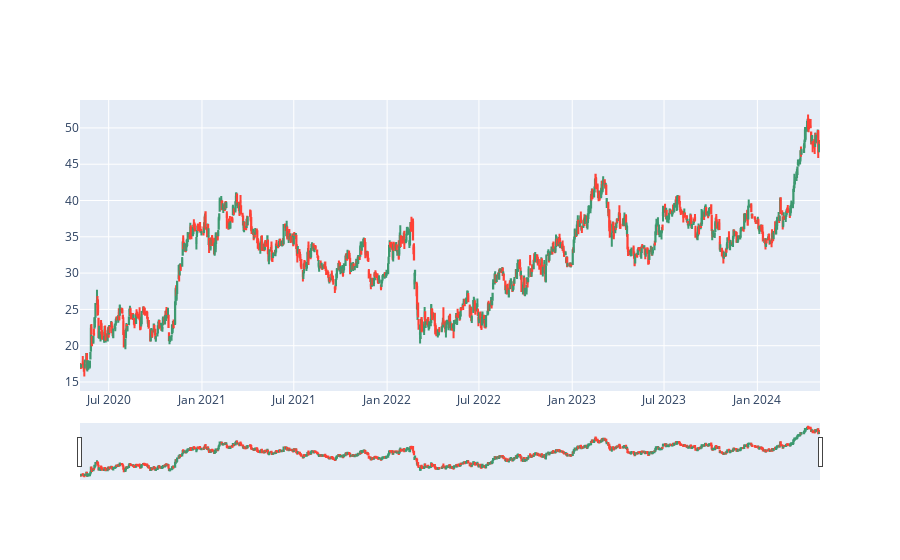

The notebook cell this image was saved under:
### Markdown cell above
# Affichons l'action de Renault ainsi que les dividendes

### Code cell
import yfinance as yf
import plotly.graph_objects as go
import plotly.express as px
import matplotlib.pyplot as plt
import numpy as np
import pandas as pd
from datetime import datetime,timedelta
delta = timedelta(
     days=50,
    seconds=27,
   microseconds=10,
    milliseconds=29000,
    minutes=5,
    hours=8,
    weeks=2
 )
myDate = datetime.now(); 

test=myDate - timedelta(days=365*4)
bollingerfirstdate=test-timedelta(days=20)
before4=""+str(test.year)+"-"+str(test.month)+"-"+str(test.day)

renault = yf.Ticker("RNO.PA")
print(renault.history(start="2021-11-01", end="2021-11-23", interval="1d").keys())
renaultHistory = renault.history(start=before4, end=myDate, interval="1d")
bollinger = renault.history(start=bollingerfirstdate, end=myDate, interval="1d")
renaultHistory = renaultHistory.reset_index()
for i in ['Open', 'High', 'Close', 'Low']:
    renaultHistory[i]  =  renaultHistory[i].astype('float64')

fig = go.Figure(data=[go.Candlestick(x=renaultHistory['Date'],
open=renaultHistory['Open'],
high=renaultHistory['High'],
low=renaultHistory['Low'],
close=renaultHistory['Close'])])
fig.show()
"""renaultDividends = renault.history(start="2000-01-01", end="2021-01-01", interval="1y")
renaultDividends = renaultDividends.reset_index()
for i in ['Dividends']:
    renaultHistory[i]  =  renaultHistory[i].astype('float64')
"""
renault =  yf.Ticker("RNO.PA")
print(renault.dividends)

### Figure 1 — Plotly figure (JSON) as saved in the notebook; plotly's stock layout.template omitted (floating-point values rounded to 4 significant figures; data arrays with more than 128 entries replaced by an {"elided": "..."} marker saying what was removed)
{"data": [{"close": {"elided": "1027 float values"}, "high": {"elided": "1027 float values"}, "low": {"elided": "1027 float values"}, "open": {"elided": "1027 float values"}, "type": "candlestick", "x": {"elided": "1027 str values"}}], "layout": {}}
